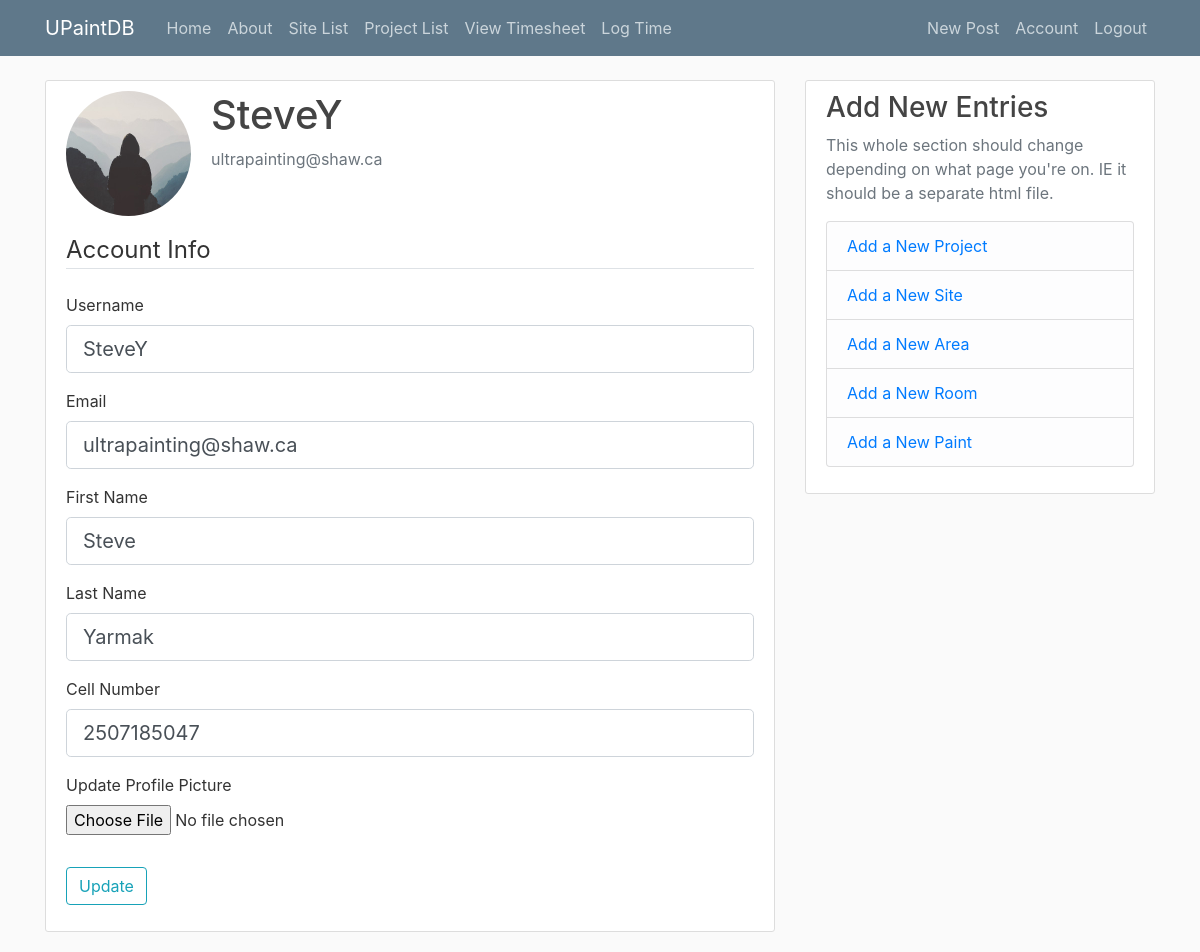
Page /account (signed in) on the committed database.
### ultradb/models.py (models this page shows, shortened)
class User(db.Model, UserMixin):
    id = db.Column(db.Integer, primary_key=True)
    username = db.Column(db.String(20), unique=True, nullable=False)
    email = db.Column(db.String(120), unique=True, nullable=False)
    fName = db.Column(db.String(30), nullable=False)
    lName = db.Column(db.String(30), nullable=False)
    cellPhone = db.Column(db.String(20))
    image_file = db.Column(db.String(40), nullable=False, default='default.jpg')
    password = db.Column(db.String(60), nullable=False)
    posts = db.relationship('Post', backref='author', lazy=True)
    timesheets = db.relationship('Timesheet', secondary=user_timesheet, backref=db.backref('user', lazy='dynamic'), lazy='dynamic')

### ultradb/routes.py (the view)
@app.route("/account", methods=['GET', 'POST'])
@login_required
def account():
    form = UpdateAccountForm()
    if form.validate_on_submit():
        if form.picture.data:
            picture_file = save_thumbnail(form.picture.data)
            print("filename: " + picture_file)
            current_user.image_file = picture_file
        current_user.username = form.username.data
        current_user.email = form.email.data
        db.session.commit()
        flash('Your account has been updated!', 'success')
        return redirect(url_for('account'))
    elif request.method == 'GET':
        form.username.data = current_user.username
        form.email.data = current_user.email
        form.fName.data = current_user.fName
        form.lName.data = current_user.lName
        form.cellPhone.data = current_user.cellPhone
    image_file = url_for('static', filename='profile_pics/' + current_user.image_file)
    return render_template('account.html', title='Account',
                           image_file=image_file, form=form)

### ultradb/forms.py (shortened to what this page needs)
class UpdateAccountForm(FlaskForm):
    username = StringField('Username',
                           validators=[DataRequired(), Length(min=2, max=20)])
    email = StringField('Email',
                        validators=[DataRequired(), Email()])
    fName = StringField('First Name', validators=[DataRequired(), Length(min=2, max=30)]) # Should DataRaquired have the ()?
    lName = StringField('Last Name', validators=[DataRequired(), Length(min=2, max=30)])
    cellPhone = StringField('Cell Number')
    picture = FileField('Update Profile Picture', validators=[FileAllowed(['jpg', 'png'])])
    submit = SubmitField('Update')

### ultradb/models.py (called while the page is built)
@login_manager.user_loader
def load_user(user_id):
    return User.query.get(int(user_id))

### ultradb/templates/account.html (shortened to what this page needs)
{% extends "layout.html" %}
{% block content %}
    <div class="content-section">
      <div class="media">
        <img class="rounded-circle account-img" src="{{ image_file }}">
        <div class="media-body">
          <h2 class="account-heading">{{ current_user.username }}</h2>
          <p class="text-secondary">{{ current_user.email }}</p>
        </div>
      </div>
        <form method="POST" action="" enctype="multipart/form-data">
            <fieldset class="form-group">
                <legend class="border-bottom mb-4">Account Info</legend>
                <div class="form-group">
                    {{ form.username.label(class="form-control-label") }}
                    {% if form.username.errors %}
                        {{ form.username(class="form-control form-control-lg is-invalid") }}
                        <div class="invalid-feedback">
                            {% for error in form.username.errors %}
                                <span>{{ error }}</span>
                            {% endfor %}
                        </div>
                    {% else %}
                        {{ form.username(class="form-control form-control-lg") }}
                    {% endif %}
                </div>
                <div class="form-group">
                    {{ form.email.label(class="form-control-label") }}
                    {% if form.email.errors %}
                        {{ form.email(class="form-control form-control-lg is-invalid") }}
                        <div class="invalid-feedback">
                            {% for error in form.email.errors %}
                                <span>{{ error }}</span>
                            {% endfor %}
                        </div>
                    {% else %}
                        {{ form.email(class="form-control form-control-lg") }}
                    {% endif %}
                </div>
                <div class="form-group">
                    {{ form.fName.label(class="form-control-label") }}
                    {% if form.fName.errors %}
                        {{ form.fName(class="form-control form-control-lg is-invalid") }}
                        <div class="invalid-feedback">
                            {% for error in form.fName.errors %}
                                <span>{{ error }}</span>
                            {% endfor %}
                        </div>
                    {% else %}
                        {{ form.fName(class="form-control form-control-lg") }}
                    {% endif %}
                </div>
                <div class="form-group">
                    {{ form.lName.label(class="form-control-label") }}
                    {% if form.lName.errors %}
                        {{ form.lName(class="form-control form-control-lg is-invalid") }}
                        <div class="invalid-feedback">
                            {% for error in form.lName.errors %}
                                <span>{{ error }}</span>
                            {% endfor %}
                        </div>
                    {% else %}
                        {{ form.lName(class="form-control form-control-lg") }}
                    {% endif %}
                </div>
                <div class="form-group">
                    {{ form.cellPhone.label(class="form-control-label") }}
                    {% if form.cellPhone.errors %}
                        {{ form.cellPhone(class="form-control form-control-lg is-invalid") }}
                        <div class="invalid-feedback">
                            {% for error in form.cellPhone.errors %}
                                <span>{{ error }}</span>
                            {% endfor %}
                        </div>
                    {% else %}
                        {{ form.cellPhone(class="form-control form-control-lg") }}
                    {% endif %}
                </div>
                <div class="form-group">
                    {{ form.picture.label() }}
                    {{ form.picture(class="form-control-file") }}
                </div>
            </fieldset>
            <div class="form-group">
                {{ form.submit(class="btn btn-outline-info") }}
            </div>
        </form>
    </div>
{% endblock content %}

### ultradb/static/main.css (style rules this page uses)
body { background: #fafafa; color: #333333; margin-top: 5rem; }
h1, h2, h3, h4, h5, h6 { color: #444444; }
.content-section { background: #ffffff; padding: 10px 20px; border: 1px solid #dddddd; border-radius: 3px; margin-bottom: 20px; }
.account-img { height: 125px; width: 125px; margin-right: 20px; margin-bottom: 16px; }
.account-heading { font-size: 2.5rem; }

### rows in the picture
User: username "SteveY", email "ultrapainting@shaw.ca", fName "Steve", lName "Yarmak", cellPhone "2507185047"
